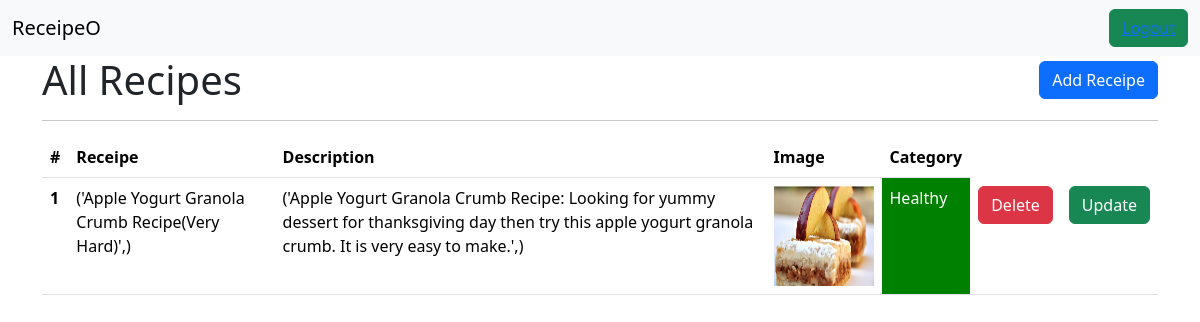
/receipe/getAllReceipe/ (signed in), run on the app's committed database.
### vegetables/models.py (models this page shows, shortened)
class Receipe(models.Model):
    user = models.ForeignKey(User,on_delete=models.SET_NULL,blank=True,null=True)
    receipe_name = models.CharField(max_length= 100)
    receipe_description = models.TextField()
    image = models.ImageField(upload_to='vegpic/')
    category = models.ForeignKey(Category,on_delete=models.PROTECT)

class Category(models.Model):
    name = models.CharField(max_length=100)
    def __str__(self):
        return self.name

### vegetables/views.py (the view)
# urls.py: path('getAllReceipe/',views.getAllReceipe,name= 'getAllReceipe'),
@login_required(login_url='/')
def getAllReceipe(request):
    queryset = Receipe.objects.all()
    context = {'receipe' : queryset}
    return render(request,'AllReceipe.html',context= context)

### vegetables/templates/AllReceipe.html (shortened to what this page needs)
{% extends 'base.html'%}
{%block content%}
<div class="container">
    <div class=" d-flex justify-content-between align-items-center">
        <h1 class="mb-0">All Recipes</h1>
        <button class="btn btn-primary"><a href="{% url 'addReceipe'%}" style="color: white; text-decoration: none;">Add Receipe</a></button>
    </div>
    <hr>
    <table class="table">
        <thead>
            <tr>
                <th scope="col">#</th>
                <th scope="col">Receipe</th>
                <th scope="col">Description</th>
                <th scope="col">Image</th>
                <th scope="col">Category</th>
            </tr>
        </thead>
        <tbody>
            {%for rece in receipe%}
            <tr>
                <th scope="row">{{forloop.counter}}</th>
                <td>{{rece.receipe_name}}</td>
                <td>{{rece.receipe_description}}</td>
                <td>
                    {% if rece.image %}
                    <img src="{{ rece.image.url }}" style="height: 100px; width: 100px;">
                    {% else %}
                    <span>No image</span>
                    {% endif %}
                </td>
                {% if rece.category.name == 'Healthy' %}
                <td style="background-color:green; color: white;">
                    {{ rece.category }}
                </td>
                {% else %}
                <td>
                    {{ rece.category }}
                </td>
                {% endif %}
                <td><a href="/receipe/delete-receipe/{{rece.id}}" class="btn btn-danger">Delete</a></td>
                <td><a href="/receipe/updateReceipe/{{rece.id}}" class="btn btn-success">Update</a></td>
            </tr>
            {%endfor%}
        </tbody>
    </table>
</div>
{%endblock%}

### data on the page
Receipe: receipe_name "('Apple Yogurt Granola Crumb Recipe(Very Hard)',)", receipe_description "('Apple Yogurt Granola Crumb Recipe: Looking for yummy dessert for thanksgiving day then try this apple yogurt granola crumb. It is very easy to make.',)", image (picture), category "Healthy"
